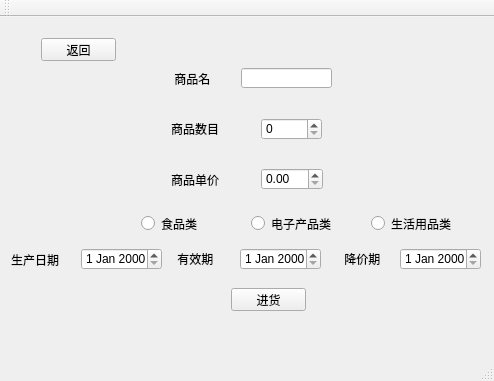
<?xml version="1.0" encoding="UTF-8"?>
<ui version="4.0">
 <class>MainWindow</class>
 <widget class="QMainWindow" name="MainWindow">
  <property name="geometry">
   <rect>
    <x>0</x>
    <y>0</y>
    <width>494</width>
    <height>381</height>
   </rect>
  </property>
  <property name="windowTitle">
   <string>MainWindow</string>
  </property>
  <widget class="QWidget" name="centralWidget">
   <layout class="QVBoxLayout" name="verticalLayout">
    <item>
     <widget class="QStackedWidget" name="stackedWidget">
      <property name="frameShadow">
       <enum>QFrame::Plain</enum>
      </property>
      <property name="currentIndex">
       <number>6</number>
      </property>
      <widget class="QWidget" name="login_page">
       <widget class="QLabel" name="login_welcome_lbl">
        <property name="geometry">
         <rect>
          <x>130</x>
          <y>30</y>
          <width>221</width>
          <height>51</height>
         </rect>
        </property>
        <property name="text">
         <string>&lt;html&gt;&lt;head/&gt;&lt;body&gt;&lt;p align=&quot;center&quot;&gt;&lt;span style=&quot; font-size:36pt; font-weight:600; color:#400080;&quot;&gt;请登录&lt;/span&gt;&lt;/p&gt;&lt;/body&gt;&lt;/html&gt;</string>
        </property>
       </widget>
       <widget class="QPushButton" name="login_loginBtn">
        <property name="geometry">
         <rect>
          <x>180</x>
          <y>200</y>
          <width>75</width>
          <height>23</height>
         </rect>
        </property>
        <property name="text">
         <string>登录</string>
        </property>
       </widget>
       <widget class="QPushButton" name="login_signinBtn">
        <property name="geometry">
         <rect>
          <x>300</x>
          <y>200</y>
          <width>75</width>
          <height>23</height>
         </rect>
        </property>
        <property name="text">
         <string>注册</string>
        </property>
       </widget>
       <widget class="QRadioButton" name="login_buyer_rBtn">
        <property name="geometry">
         <rect>
          <x>210</x>
          <y>170</y>
          <width>89</width>
          <height>16</height>
         </rect>
        </property>
        <property name="text">
         <string>买家</string>
        </property>
       </widget>
       <widget class="QRadioButton" name="login_seller_rBtn">
        <property name="geometry">
         <rect>
          <x>290</x>
          <y>170</y>
          <width>89</width>
          <height>16</height>
         </rect>
        </property>
        <property name="text">
         <string>卖家</string>
        </property>
       </widget>
       <widget class="QLineEdit" name="login_nameEdit">
        <property name="geometry">
         <rect>
          <x>220</x>
          <y>90</y>
          <width>113</width>
          <height>20</height>
         </rect>
        </property>
       </widget>
       <widget class="QLineEdit" name="login_pwdEdit">
        <property name="geometry">
         <rect>
          <x>220</x>
          <y>130</y>
          <width>113</width>
          <height>20</height>
         </rect>
        </property>
        <property name="echoMode">
         <enum>QLineEdit::Password</enum>
        </property>
       </widget>
       <widget class="QLabel" name="label">
        <property name="geometry">
         <rect>
          <x>160</x>
          <y>90</y>
          <width>54</width>
          <height>21</height>
         </rect>
        </property>
        <property name="text">
         <string>用户名：</string>
        </property>
       </widget>
       <widget class="QLabel" name="label_2">
        <property name="geometry">
         <rect>
          <x>160</x>
          <y>130</y>
          <width>54</width>
          <height>21</height>
         </rect>
        </property>
        <property name="text">
         <string> 密码：</string>
        </property>
       </widget>
      </widget>
      <widget class="QWidget" name="myGoodsList_page"/>
      <widget class="QWidget" name="seller_mainPage">
       <widget class="QPushButton" name="goodsListBtn_2">
        <property name="geometry">
         <rect>
          <x>190</x>
          <y>90</y>
          <width>91</width>
          <height>31</height>
         </rect>
        </property>
        <property name="text">
         <string>查看商品列表</string>
        </property>
       </widget>
       <widget class="QPushButton" name="myGoodsListBtn">
        <property name="geometry">
         <rect>
          <x>190</x>
          <y>140</y>
          <width>91</width>
          <height>31</height>
         </rect>
        </property>
        <property name="text">
         <string>个人商品列表</string>
        </property>
       </widget>
       <widget class="QPushButton" name="stockBtn">
        <property name="geometry">
         <rect>
          <x>190</x>
          <y>190</y>
          <width>91</width>
          <height>31</height>
         </rect>
        </property>
        <property name="text">
         <string>进货</string>
        </property>
       </widget>
       <widget class="QPushButton" name="logoutBtn_2">
        <property name="geometry">
         <rect>
          <x>190</x>
          <y>240</y>
          <width>91</width>
          <height>31</height>
         </rect>
        </property>
        <property name="text">
         <string>注销</string>
        </property>
       </widget>
       <widget class="QPushButton" name="getInfoBtn_2">
        <property name="geometry">
         <rect>
          <x>190</x>
          <y>42</y>
          <width>91</width>
          <height>31</height>
         </rect>
        </property>
        <property name="text">
         <string>查看个人信息</string>
        </property>
       </widget>
      </widget>
      <widget class="QWidget" name="charge_page">
       <widget class="QPushButton" name="charge_chargeBtn">
        <property name="geometry">
         <rect>
          <x>310</x>
          <y>120</y>
          <width>75</width>
          <height>23</height>
         </rect>
        </property>
        <property name="text">
         <string>充值</string>
        </property>
       </widget>
       <widget class="QDoubleSpinBox" name="charge_numEdit">
        <property name="geometry">
         <rect>
          <x>200</x>
          <y>121</y>
          <width>81</width>
          <height>21</height>
         </rect>
        </property>
       </widget>
       <widget class="QLabel" name="label_3">
        <property name="geometry">
         <rect>
          <x>120</x>
          <y>120</y>
          <width>61</width>
          <height>21</height>
         </rect>
        </property>
        <property name="text">
         <string>充值金额</string>
        </property>
       </widget>
       <widget class="QPushButton" name="returnBtn_3">
        <property name="geometry">
         <rect>
          <x>20</x>
          <y>20</y>
          <width>75</width>
          <height>23</height>
         </rect>
        </property>
        <property name="text">
         <string>返回</string>
        </property>
       </widget>
       <widget class="QLineEdit" name="charge_pwdEdit">
        <property name="geometry">
         <rect>
          <x>190</x>
          <y>230</y>
          <width>113</width>
          <height>20</height>
         </rect>
        </property>
        <property name="echoMode">
         <enum>QLineEdit::Password</enum>
        </property>
       </widget>
       <widget class="QLabel" name="label_14">
        <property name="geometry">
         <rect>
          <x>110</x>
          <y>230</y>
          <width>71</width>
          <height>20</height>
         </rect>
        </property>
        <property name="text">
         <string>银行卡密码</string>
        </property>
       </widget>
       <widget class="QLabel" name="label_4">
        <property name="geometry">
         <rect>
          <x>110</x>
          <y>190</y>
          <width>41</width>
          <height>16</height>
         </rect>
        </property>
        <property name="text">
         <string>银行卡</string>
        </property>
       </widget>
       <widget class="QComboBox" name="charge_comboBox">
        <property name="geometry">
         <rect>
          <x>190</x>
          <y>190</y>
          <width>104</width>
          <height>26</height>
         </rect>
        </property>
       </widget>
      </widget>
      <widget class="QWidget" name="goodsList_page">
       <widget class="QListView" name="goodsList_list">
        <property name="geometry">
         <rect>
          <x>-10</x>
          <y>40</y>
          <width>501</width>
          <height>221</height>
         </rect>
        </property>
       </widget>
       <widget class="QLineEdit" name="goodsList_searchEdit">
        <property name="geometry">
         <rect>
          <x>260</x>
          <y>10</y>
          <width>113</width>
          <height>20</height>
         </rect>
        </property>
       </widget>
       <widget class="QPushButton" name="goodsList_searchBtn">
        <property name="geometry">
         <rect>
          <x>390</x>
          <y>10</y>
          <width>75</width>
          <height>23</height>
         </rect>
        </property>
        <property name="text">
         <string>搜索</string>
        </property>
       </widget>
       <widget class="QPushButton" name="goodsList_addBtn">
        <property name="geometry">
         <rect>
          <x>360</x>
          <y>280</y>
          <width>91</width>
          <height>23</height>
         </rect>
        </property>
        <property name="text">
         <string>加入购物车</string>
        </property>
       </widget>
       <widget class="QSpinBox" name="goodsList_amountEdit">
        <property name="geometry">
         <rect>
          <x>160</x>
          <y>280</y>
          <width>51</width>
          <height>22</height>
         </rect>
        </property>
       </widget>
       <widget class="QPushButton" name="returnBtn_2">
        <property name="geometry">
         <rect>
          <x>10</x>
          <y>10</y>
          <width>75</width>
          <height>23</height>
         </rect>
        </property>
        <property name="text">
         <string>返回</string>
        </property>
       </widget>
       <widget class="QLabel" name="label_5">
        <property name="geometry">
         <rect>
          <x>120</x>
          <y>280</y>
          <width>54</width>
          <height>21</height>
         </rect>
        </property>
        <property name="text">
         <string> 数目：</string>
        </property>
       </widget>
       <widget class="QSpinBox" name="goodsList_idEdit">
        <property name="geometry">
         <rect>
          <x>70</x>
          <y>280</y>
          <width>42</width>
          <height>22</height>
         </rect>
        </property>
       </widget>
       <widget class="QLabel" name="label_11">
        <property name="geometry">
         <rect>
          <x>10</x>
          <y>280</y>
          <width>54</width>
          <height>21</height>
         </rect>
        </property>
        <property name="text">
         <string>  商品id：</string>
        </property>
       </widget>
       <widget class="QPushButton" name="goodsList_changeBtn">
        <property name="geometry">
         <rect>
          <x>360</x>
          <y>280</y>
          <width>113</width>
          <height>32</height>
         </rect>
        </property>
        <property name="text">
         <string>修改商品</string>
        </property>
       </widget>
       <zorder>label_5</zorder>
       <zorder>goodsList_list</zorder>
       <zorder>goodsList_searchEdit</zorder>
       <zorder>goodsList_searchBtn</zorder>
       <zorder>goodsList_addBtn</zorder>
       <zorder>goodsList_amountEdit</zorder>
       <zorder>returnBtn_2</zorder>
       <zorder>goodsList_idEdit</zorder>
       <zorder>label_11</zorder>
       <zorder>goodsList_changeBtn</zorder>
      </widget>
      <widget class="QWidget" name="info_page">
       <widget class="QTextBrowser" name="info_text">
        <property name="geometry">
         <rect>
          <x>110</x>
          <y>50</y>
          <width>256</width>
          <height>192</height>
         </rect>
        </property>
        <property name="font">
         <font>
          <family>新宋体</family>
          <pointsize>12</pointsize>
          <weight>50</weight>
          <bold>false</bold>
         </font>
        </property>
       </widget>
       <widget class="QPushButton" name="returnBtn">
        <property name="geometry">
         <rect>
          <x>20</x>
          <y>10</y>
          <width>75</width>
          <height>23</height>
         </rect>
        </property>
        <property name="text">
         <string>返回</string>
        </property>
       </widget>
      </widget>
      <widget class="QWidget" name="stoke_page">
       <widget class="QPushButton" name="returnBtn_4">
        <property name="geometry">
         <rect>
          <x>30</x>
          <y>10</y>
          <width>75</width>
          <height>23</height>
         </rect>
        </property>
        <property name="text">
         <string>返回</string>
        </property>
       </widget>
       <widget class="QSpinBox" name="stoke_amountEdit">
        <property name="geometry">
         <rect>
          <x>250</x>
          <y>90</y>
          <width>61</width>
          <height>22</height>
         </rect>
        </property>
       </widget>
       <widget class="QDoubleSpinBox" name="stoke_priceEdit">
        <property name="geometry">
         <rect>
          <x>250</x>
          <y>140</y>
          <width>62</width>
          <height>22</height>
         </rect>
        </property>
       </widget>
       <widget class="QRadioButton" name="food_rBtn">
        <property name="geometry">
         <rect>
          <x>130</x>
          <y>185</y>
          <width>89</width>
          <height>21</height>
         </rect>
        </property>
        <property name="text">
         <string>食品类</string>
        </property>
       </widget>
       <widget class="QRadioButton" name="elet_rBtn">
        <property name="geometry">
         <rect>
          <x>240</x>
          <y>185</y>
          <width>89</width>
          <height>21</height>
         </rect>
        </property>
        <property name="text">
         <string>电子产品类</string>
        </property>
       </widget>
       <widget class="QRadioButton" name="living_rBtn">
        <property name="geometry">
         <rect>
          <x>360</x>
          <y>185</y>
          <width>89</width>
          <height>21</height>
         </rect>
        </property>
        <property name="text">
         <string>生活用品类</string>
        </property>
       </widget>
       <widget class="QPushButton" name="stoke_stokeBtn">
        <property name="geometry">
         <rect>
          <x>220</x>
          <y>260</y>
          <width>75</width>
          <height>23</height>
         </rect>
        </property>
        <property name="text">
         <string>进货</string>
        </property>
       </widget>
       <widget class="QLineEdit" name="stoke_nameEdit">
        <property name="geometry">
         <rect>
          <x>230</x>
          <y>40</y>
          <width>91</width>
          <height>20</height>
         </rect>
        </property>
       </widget>
       <widget class="QLabel" name="label_7">
        <property name="geometry">
         <rect>
          <x>160</x>
          <y>40</y>
          <width>54</width>
          <height>21</height>
         </rect>
        </property>
        <property name="text">
         <string> 商品名</string>
        </property>
       </widget>
       <widget class="QLabel" name="label_8">
        <property name="geometry">
         <rect>
          <x>160</x>
          <y>90</y>
          <width>54</width>
          <height>21</height>
         </rect>
        </property>
        <property name="text">
         <string>商品数目</string>
        </property>
       </widget>
       <widget class="QLabel" name="label_9">
        <property name="geometry">
         <rect>
          <x>160</x>
          <y>142</y>
          <width>54</width>
          <height>20</height>
         </rect>
        </property>
        <property name="text">
         <string>商品单价</string>
        </property>
       </widget>
       <widget class="QDateEdit" name="mDateEdit">
        <property name="geometry">
         <rect>
          <x>70</x>
          <y>220</y>
          <width>81</width>
          <height>22</height>
         </rect>
        </property>
       </widget>
       <widget class="QDateEdit" name="vDateEdit">
        <property name="geometry">
         <rect>
          <x>229</x>
          <y>220</y>
          <width>81</width>
          <height>22</height>
         </rect>
        </property>
       </widget>
       <widget class="QDateEdit" name="disDateEdit">
        <property name="geometry">
         <rect>
          <x>389</x>
          <y>220</y>
          <width>81</width>
          <height>22</height>
         </rect>
        </property>
       </widget>
       <widget class="QLabel" name="label_10">
        <property name="geometry">
         <rect>
          <x>0</x>
          <y>221</y>
          <width>54</width>
          <height>21</height>
         </rect>
        </property>
        <property name="text">
         <string>生产日期</string>
        </property>
       </widget>
       <widget class="QLabel" name="label_12">
        <property name="geometry">
         <rect>
          <x>163</x>
          <y>220</y>
          <width>61</width>
          <height>21</height>
         </rect>
        </property>
        <property name="text">
         <string> 有效期</string>
        </property>
       </widget>
       <widget class="QLabel" name="label_13">
        <property name="geometry">
         <rect>
          <x>330</x>
          <y>220</y>
          <width>54</width>
          <height>21</height>
         </rect>
        </property>
        <property name="text">
         <string> 降价期</string>
        </property>
       </widget>
      </widget>
      <widget class="QWidget" name="buyer_mainPage">
       <widget class="QPushButton" name="getInfoBtn">
        <property name="geometry">
         <rect>
          <x>160</x>
          <y>40</y>
          <width>131</width>
          <height>31</height>
         </rect>
        </property>
        <property name="text">
         <string>查看个人信息</string>
        </property>
       </widget>
       <widget class="QPushButton" name="goodsListBtn">
        <property name="geometry">
         <rect>
          <x>160</x>
          <y>80</y>
          <width>131</width>
          <height>31</height>
         </rect>
        </property>
        <property name="text">
         <string>查看商品列表</string>
        </property>
       </widget>
       <widget class="QPushButton" name="chargeBtn">
        <property name="geometry">
         <rect>
          <x>160</x>
          <y>160</y>
          <width>131</width>
          <height>31</height>
         </rect>
        </property>
        <property name="text">
         <string>充值</string>
        </property>
       </widget>
       <widget class="QPushButton" name="logoutBtn">
        <property name="geometry">
         <rect>
          <x>160</x>
          <y>260</y>
          <width>131</width>
          <height>31</height>
         </rect>
        </property>
        <property name="text">
         <string>注销</string>
        </property>
       </widget>
       <widget class="QPushButton" name="bindButton">
        <property name="geometry">
         <rect>
          <x>160</x>
          <y>210</y>
          <width>131</width>
          <height>32</height>
         </rect>
        </property>
        <property name="text">
         <string>绑定银行卡</string>
        </property>
       </widget>
       <widget class="QPushButton" name="cartBtn">
        <property name="geometry">
         <rect>
          <x>160</x>
          <y>120</y>
          <width>131</width>
          <height>32</height>
         </rect>
        </property>
        <property name="text">
         <string>查看购物车</string>
        </property>
       </widget>
      </widget>
      <widget class="QWidget" name="cart_page">
       <widget class="QListView" name="cartList_list">
        <property name="geometry">
         <rect>
          <x>0</x>
          <y>50</y>
          <width>461</width>
          <height>151</height>
         </rect>
        </property>
       </widget>
       <widget class="QPushButton" name="returnBtn_5">
        <property name="geometry">
         <rect>
          <x>20</x>
          <y>10</y>
          <width>75</width>
          <height>23</height>
         </rect>
        </property>
        <property name="text">
         <string>返回</string>
        </property>
       </widget>
       <widget class="QPushButton" name="purchaseBtn">
        <property name="geometry">
         <rect>
          <x>350</x>
          <y>270</y>
          <width>113</width>
          <height>32</height>
         </rect>
        </property>
        <property name="text">
         <string>结算</string>
        </property>
       </widget>
       <widget class="QLabel" name="label_17">
        <property name="geometry">
         <rect>
          <x>10</x>
          <y>220</y>
          <width>54</width>
          <height>21</height>
         </rect>
        </property>
        <property name="text">
         <string>  商品id：</string>
        </property>
       </widget>
       <widget class="QSpinBox" name="cartList_amountEdit">
        <property name="geometry">
         <rect>
          <x>180</x>
          <y>220</y>
          <width>51</width>
          <height>22</height>
         </rect>
        </property>
       </widget>
       <widget class="QSpinBox" name="cartList_idEdit">
        <property name="geometry">
         <rect>
          <x>70</x>
          <y>220</y>
          <width>42</width>
          <height>22</height>
         </rect>
        </property>
       </widget>
       <widget class="QLabel" name="label_18">
        <property name="geometry">
         <rect>
          <x>110</x>
          <y>220</y>
          <width>71</width>
          <height>21</height>
         </rect>
        </property>
        <property name="text">
         <string> 更新数目：</string>
        </property>
       </widget>
       <widget class="QPushButton" name="cartList_reAddBtn">
        <property name="geometry">
         <rect>
          <x>230</x>
          <y>220</y>
          <width>61</width>
          <height>32</height>
         </rect>
        </property>
        <property name="text">
         <string>更新</string>
        </property>
       </widget>
      </widget>
      <widget class="QWidget" name="bind_page">
       <widget class="QLineEdit" name="bind_pwdEdit">
        <property name="geometry">
         <rect>
          <x>180</x>
          <y>120</y>
          <width>113</width>
          <height>20</height>
         </rect>
        </property>
        <property name="echoMode">
         <enum>QLineEdit::Password</enum>
        </property>
       </widget>
       <widget class="QLabel" name="label_15">
        <property name="geometry">
         <rect>
          <x>120</x>
          <y>120</y>
          <width>54</width>
          <height>21</height>
         </rect>
        </property>
        <property name="text">
         <string> 密码：</string>
        </property>
       </widget>
       <widget class="QLabel" name="label_16">
        <property name="geometry">
         <rect>
          <x>120</x>
          <y>80</y>
          <width>54</width>
          <height>21</height>
         </rect>
        </property>
        <property name="text">
         <string>卡号：</string>
        </property>
       </widget>
       <widget class="QPushButton" name="bind_bindBtn">
        <property name="geometry">
         <rect>
          <x>190</x>
          <y>190</y>
          <width>75</width>
          <height>23</height>
         </rect>
        </property>
        <property name="text">
         <string>绑定</string>
        </property>
       </widget>
       <widget class="QPushButton" name="pushButton">
        <property name="geometry">
         <rect>
          <x>10</x>
          <y>10</y>
          <width>113</width>
          <height>32</height>
         </rect>
        </property>
        <property name="text">
         <string>返回</string>
        </property>
       </widget>
       <widget class="QLineEdit" name="bind_numEdit">
        <property name="geometry">
         <rect>
          <x>180</x>
          <y>80</y>
          <width>113</width>
          <height>21</height>
         </rect>
        </property>
       </widget>
      </widget>
     </widget>
    </item>
   </layout>
  </widget>
  <widget class="QMenuBar" name="menuBar">
   <property name="geometry">
    <rect>
     <x>0</x>
     <y>0</y>
     <width>494</width>
     <height>22</height>
    </rect>
   </property>
  </widget>
  <widget class="QToolBar" name="mainToolBar">
   <attribute name="toolBarArea">
    <enum>TopToolBarArea</enum>
   </attribute>
   <attribute name="toolBarBreak">
    <bool>false</bool>
   </attribute>
  </widget>
  <widget class="QStatusBar" name="statusBar"/>
 </widget>
 <layoutdefault spacing="6" margin="11"/>
 <resources/>
 <connections/>
</ui>
